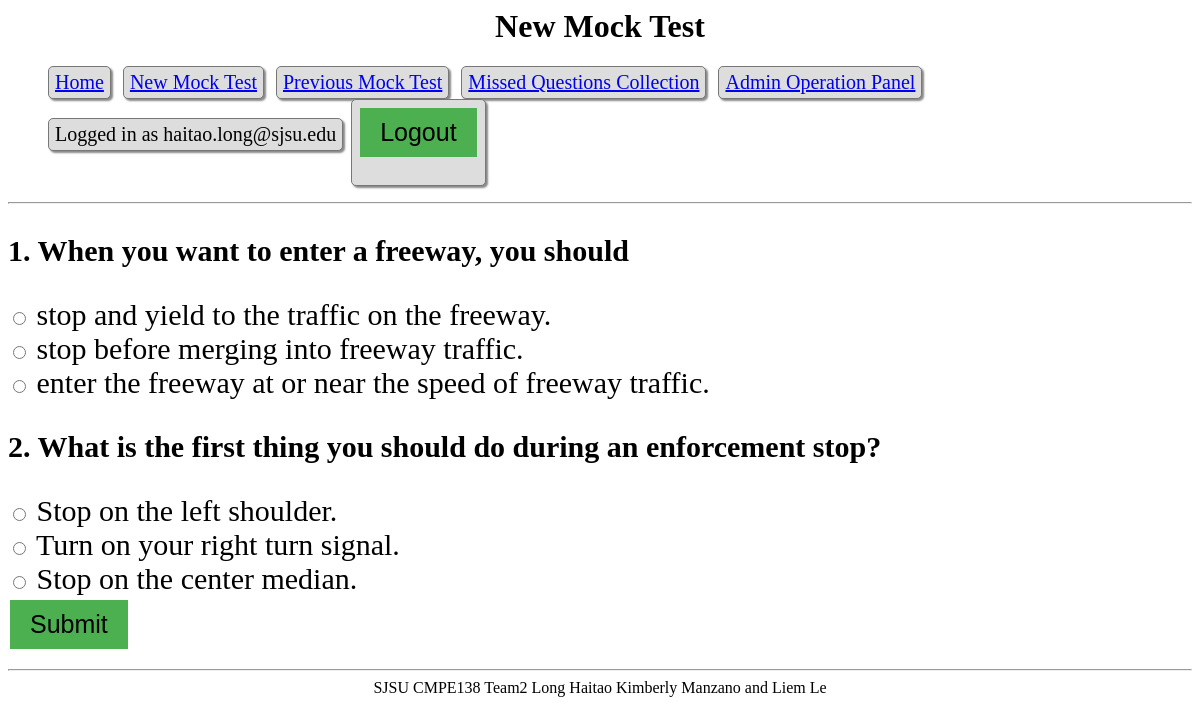
Page /user_mock_test.php (signed in) on the committed database.
### tables this page shows
CREATE TABLE `questions` (
  `question_id` int(4) NOT NULL,
  `stem` varchar(2000) NOT NULL,
  `num_of_options` tinyint(1) NOT NULL,
  `option1` varchar(500) NOT NULL,
  `option2` varchar(500) NOT NULL,
  `option3` varchar(500) NOT NULL,
  `option4` varchar(500) NOT NULL,
  `answer` tinyint(1) NOT NULL,
  `page_id` varchar(20) NOT NULL,
  `lang` char(2) NOT NULL DEFAULT 'en'
);

### include/config.php (called while the page is built, shortened)
<?php
include_once "Table.php";
include_once "Logger.php";
$lang = 'en';
$host = "localhost";
$username = "root";
$password = "";
$database = "DMVhelper";
$OPTION_USER_MOCK_TEST = 'order by rand() limit 2';
$log = new Logger('log/', LogLevel::INFO);
try {
    $pdo = new PDO("mysql:host={$host};dbname={$database};charset=utf8",
                   $username,
                   $password);
} catch (PDOException $e) {
    echo $e->getMessage();
    $log->error($e->getMessage());
}
$table_questions = new Table($pdo, $log, 'questions', 'question_id');

### include/Table.php (called while the page is built, shortened)
<?php
include_once "Logger.php";
class Table {
    private $pdo;
    private $log;
    public function __construct(PDO $pdo, Logger $log, string $table, string $primaryKey='') {
        $this->pdo = $pdo;
        $this->log = $log;
    }
    public function select($sql) {
        $stmt = $this->action($sql);
        return $stmt->fetchAll();
    }
    private function action($sql) {
        try {
            $this->log->info(($_SESSION['email'] ?? 'Anonymous').', '.basename($_SERVER['SCRIPT_FILENAME']).', '.$sql);
            $stmt = $this->pdo->query($sql);
        } catch (PDOException $e) {
            $this->log->error($e->getMessage());
            echo $e->getMessage();
        }
        return $stmt;
    }
}

### include/Logger.php (called while the page is built, shortened)
<?php
class Logger extends AbstractLogger
{
    protected $options = array (
        'extension'      => 'txt',
        'dateFormat'     => 'Y-m-d G:i:s.u',
        'filename'       => false,
        'flushFrequency' => false,
        'prefix'         => 'log_',
        'logFormat'      => false,
        'appendContext'  => true,
    );
    private $logFilePath;
    protected $logLevels = array(
        LogLevel::EMERGENCY => 0,
        LogLevel::ALERT     => 1,
        LogLevel::CRITICAL  => 2,
        LogLevel::ERROR     => 3,
        LogLevel::WARNING   => 4,
        LogLevel::NOTICE    => 5,
        LogLevel::INFO      => 6,
        LogLevel::DEBUG     => 7
    );
    public function __construct($logDirectory, $logLevelThreshold = LogLevel::DEBUG, array $options = array())
    {
        $this->logLevelThreshold = $logLevelThreshold;
        $this->options = array_merge($this->options, $options);
    }
    public function setLogFilePath($logDirectory) {
        if ($this->options['filename']) {
            if (strpos($this->options['filename'], '.log') !== false || strpos($this->options['filename'], '.txt') !== false) {
                $this->logFilePath = $logDirectory.DIRECTORY_SEPARATOR.$this->options['filename'];
            }
            else {
                $this->logFilePath = $logDirectory.DIRECTORY_SEPARATOR.$this->options['filename'].'.'.$this->options['extension'];
            }
        } else {
            $this->logFilePath = $logDirectory.DIRECTORY_SEPARATOR.$this->options['prefix'].date('Y-m-d').'.'.$this->options['extension'];
        }
    }
    public function setFileHandle($writeMode) {
        $this->fileHandle = fopen($this->logFilePath, $writeMode);
    }
    public function log($level, $message, array $context = array())
    {
        $message = $this->formatMessage($level, $message, $context);
    }
    protected function formatMessage($level, $message, $context)
    {
        if ($this->options['logFormat']) {
            $parts = array(
                'date'          => $this->getTimestamp(),
                'level'         => strtoupper($level),
                'level-padding' => str_repeat(' ', 9 - strlen($level)),
                'priority'      => $this->logLevels[$level],
                'message'       => $message,
                'context'       => json_encode($context),
            );
            $message = $this->options['logFormat'];
            foreach ($parts as $part => $value) {
                $message = str_replace('{'.$part.'}', $value, $message);
            }
        } else {
            $message = "[{$this->getTimestamp()}] [{$level}] {$message}";
        }
        return $message.PHP_EOL;
    }
    private function getTimestamp()
    {
        $originalTime = microtime(true);
        $micro = sprintf("%06d", ($originalTime - floor($originalTime)) * 1000000);
        $date = new DateTime(date('Y-m-d H:i:s.'.$micro, (int)$originalTime));
        return $date->format($this->options['dateFormat']);
    }
}

### user_mock_test.php (the view, shortened to what this page needs)
<?php include('include/config.php') ?>
<html>
    <head>
        <link href="css/style.css" rel="stylesheet" type="text/css">
    </head>
    <body>
    <div class="center-text"><h1><?php echo $UI['new_mock_test']['title'][$lang] ?></h1></div>
    <?php include('include/login.php') ?>
    <hr>
<?php
echo <<< _END
<form action="user_process_mock_test.php" method="post">
_END;
$sql = "select * from questions where lang = 'en' {$OPTION_USER_MOCK_TEST}";
$selected_questions = $table_questions->select($sql);
$qnum = 0;
foreach ($selected_questions as $q) {
    $question_id = $q['question_id'];
    $stem = $q['stem'];
    $num_of_options = $q['num_of_options'];
    $qnum++;
    echo <<< _END
        <div class="question-stem"><p>$qnum.  $stem</p></div>
    _END;
    for ($i = 1; $i <= $num_of_options; $i++) {
        $option = $q["option" . $i];
        echo <<< _END
            <label>
            <input type="radio" id="option" onclick="submit" name=$qnum.$question_id value=$i>
            $option
            </label>
            <br />
        _END;
    }
}
echo <<< _END
<input type="submit" value="{$UI['new_mock_test']['submit'][$lang]}">
</form>
_END;
?>
    <hr>
    <?php include('include/footer.php') ?>
    </body>
</html>

### css/style.css (style rules this page uses)
.center-text { text-align: center; }
.question-stem { font-size: 30px; font-weight: bold; color:black; }
.comment, textarea, .admincrud, p,input[type="submit"] { font-size: 30px; }
label { display: inline-block; margin-right: 10px; font-size: 30px; }
input[type="submit"], button { background-color: #4CAF50; border: none; padding: 10px 20px; text-decoration: none; margin: 4px 2px; cursor: pointer; font-size: 25px; }

### rows in the picture
questions: stem "When you want to enter a freeway, you should", option1 "stop and yield to the traffic on the freeway.", option2 "stop before merging into freeway traffic.", option3 "enter the freeway at or near the speed of freeway traffic."
questions: stem "What is the first thing you should do during an enforcement stop?", option1 "Stop on the left shoulder.", option2 "Turn on your right turn signal.", option3 "Stop on the center median."

### other values in the picture
$UI['new_mock_test']['title'][$lang] "New Mock Test"
$UI['menu']['home_page'][$lang] "Home"
$UI['menu']['new_mock_test'][$lang] "New Mock Test"
$UI['menu']['previous_mock_test'][$lang] "Previous Mock Test"
$UI['menu']['all_wrong_questions'][$lang] "Missed Questions Collection"
$UI['menu']['admin_crud'][$lang] "Admin Operation Panel"
$UI['menu']['has logged in'][$lang] "Logged in as"
$_SESSION['email'] "haitao.long@sjsu.edu"
